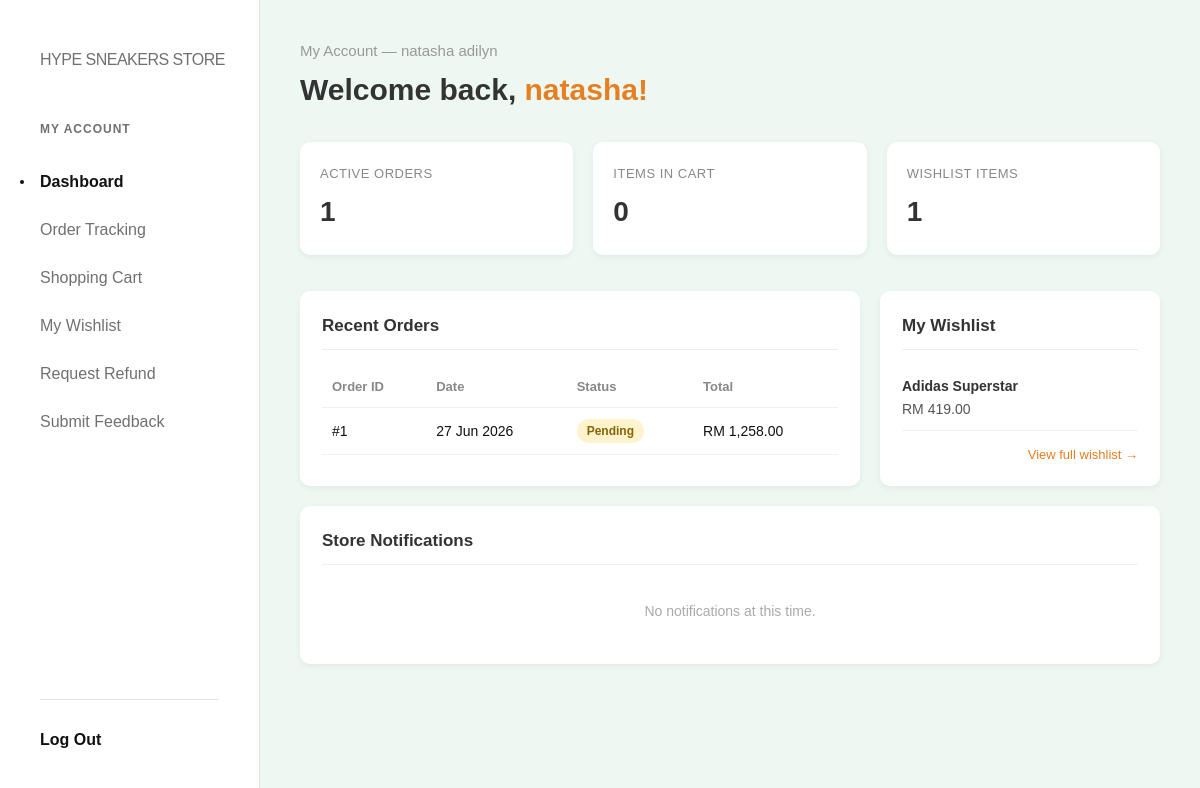
The app's page /sneakers_store/user_dashboard.php (signed in) with its own data.
### tables this page shows
CREATE TABLE `users` (
  `user_id` int(11) NOT NULL,
  `username` varchar(50) NOT NULL,
  `full_name` varchar(100) NOT NULL,
  `email` varchar(100) NOT NULL,
  `phone_number` varchar(20) NOT NULL,
  `gender` enum('Male','Female','Other') NOT NULL,
  `dob` date NOT NULL,
  `password_hash` varchar(255) NOT NULL,
  `role` enum('customer','admin','system_admin') DEFAULT 'customer',
  `created_at` timestamp NOT NULL DEFAULT current_timestamp()
);

CREATE TABLE `orders` (
  `order_id` int(11) NOT NULL,
  `user_id` int(11) NOT NULL,
  `total_amount` decimal(10,2) NOT NULL,
  `shipping_address` text NOT NULL,
  `order_status` enum('Pending','Processing','Shipped','Delivered','Cancelled') DEFAULT 'Pending',
  `order_date` timestamp NOT NULL DEFAULT current_timestamp()
);

CREATE TABLE `products` (
  `product_id` int(11) NOT NULL,
  `sku` varchar(50) NOT NULL,
  `product_name` varchar(150) NOT NULL,
  `product_description` text DEFAULT NULL,
  `category_id` int(11) DEFAULT NULL,
  `price` decimal(10,2) NOT NULL,
  `stock_quantity` int(11) NOT NULL DEFAULT 0,
  `image_url` varchar(255) DEFAULT NULL,
  `created_at` timestamp NOT NULL DEFAULT current_timestamp()
);

### sneakers_store/user_dashboard.php (the view, shortened to what this page needs)
<?php
require_once 'includes/db_connect.php';
$user_id = $_SESSION['user_id'];
$full_name = "Customer";
$stmt = $conn->prepare("SELECT full_name FROM users WHERE user_id = ?");
$stmt->bind_param("i", $user_id);
$stmt->execute();
$stmt->bind_result($db_full_name);
if ($stmt->fetch()) {
    $full_name = htmlspecialchars($db_full_name);
}
$first_name = explode(' ', $full_name)[0];
$active_orders = 0;
$stmt = $conn->prepare("
    SELECT COUNT(*) FROM orders
    WHERE user_id = ?
    AND order_status NOT IN ('Delivered', 'Cancelled')
");
$stmt->bind_param("i", $user_id);
$stmt->execute();
$stmt->bind_result($active_orders);
$items_in_cart = 0;
$stmt = $conn->prepare("
    SELECT order_id, order_date, order_status, total_amount
    FROM orders
    WHERE user_id = ?
    ORDER BY order_date DESC
    LIMIT 5
");
$stmt->bind_param("i", $user_id);
$stmt->execute();
$recent_orders = $stmt->get_result();
$notifications = [];
$stmt_w = $conn->prepare("
    SELECT p.product_name, p.price
    FROM wishlist w
    JOIN products p ON w.product_id = p.product_id
    WHERE w.user_id = ?
    ORDER BY w.added_at DESC
    LIMIT 3
");
$stmt_w->bind_param("i", $user_id);
$stmt_w->execute();
$wishlist_items = $stmt_w->get_result();
$wishlist_count = $wishlist_items->num_rows;
?>
<!DOCTYPE html>
<html lang="en">
<head>
    <link rel="stylesheet" href="assets/css/style.css">
</head>
<body>
    <?php include 'includes/sidebar.php'; ?>
    <div class="main-content">
        <div class="welcome-header">
            <h2>My Account — <?= $full_name ?></h2>
            <h1>Welcome back, <span><?= $first_name ?>!</span></h1>
        </div>
        <div class="stats-grid">
            <div class="stat-card">
                <h3>Active Orders</h3>
                <p><?= $active_orders ?></p>
            </div>
            <div class="stat-card">
                <h3>Items in Cart</h3>
                <p><?= $items_in_cart ?></p>
            </div>
            <div class="stat-card">
                <h3>Wishlist Items</h3>
                <p><?= $wishlist_count ?></p>
            </div>
        </div>
        <div class="content-grid">
            <div class="panel">
                <h2>Recent Orders</h2>
                <?php if ($recent_orders->num_rows === 0): ?>
                    <p class="empty-state">You haven't placed any orders yet.</p>
                <?php else: ?>
                <table>
                    <thead>
                        <tr>
                            <th>Order ID</th>
                            <th>Date</th>
                            <th>Status</th>
                            <th>Total</th>
                        </tr>
                    </thead>
                    <tbody>
                        <?php while ($order = $recent_orders->fetch_assoc()):
                            $status = $order['order_status'];
                            $badge_class = 'badge-' . strtolower($status);
                        ?>
                        <tr>
                            <td>#<?= $order['order_id'] ?></td>
                            <td><?= date('d M Y', strtotime($order['order_date'])) ?></td>
                            <td><span class="badge <?= $badge_class ?>"><?= htmlspecialchars($status) ?></span></td>
                            <td>RM <?= number_format($order['total_amount'], 2) ?></td>
                        </tr>
                        <?php endwhile; ?>
                    </tbody>
                </table>
                <?php endif; ?>
            </div>
            <div class="panel">
                <h2>My Wishlist</h2>
                <?php if ($wishlist_count === 0): ?>
                    <p class="empty-state">Your wishlist is empty.</p>
                <?php else:
                    $stmt_w->execute();
                    $wishlist_items = $stmt_w->get_result();
                    while ($w = $wishlist_items->fetch_assoc()): ?>
                    <div class="wishlist-item">
                        <strong><?= htmlspecialchars($w['product_name']) ?></strong>
                        <span>RM <?= number_format($w['price'], 2) ?></span>
                    </div>
                <?php endwhile; endif; ?>
                <a href="wishlist.php" class="panel-link">View full wishlist →</a>
            </div>
        </div>
        <div class="panel" style="margin-top: 20px;">
            <h2>Store Notifications</h2>
            <?php if (empty($notifications)): ?>
                <p class="empty-state">No notifications at this time.</p>
            <?php endif; ?>
        </div>
    </div>
</body>
</html>

### sneakers_store/assets/css/style.css (style rules this page uses)
* { box-sizing: border-box; margin: 0; padding: 0; }
body { font-family: "Helvetica Neue", Helvetica, Arial, sans-serif; background-color: #ffffff; color: #111111; line-height: 1.5; -webkit-font-smoothing: antialiased; }
a { text-decoration: none; color: #111111; }

### sneakers_store/user_dashboard.php (style rules this page uses)
body { font-family: Arial, sans-serif; margin: 0; padding: 0; background-color: #eef8f2; display: flex; min-height: 100vh; }
.main-content { flex: 1; padding: 40px; overflow-y: auto; }
.welcome-header { margin-bottom: 30px; }
.welcome-header h2 { margin: 0 0 4px; font-size: 15px; color: #999; font-weight: normal; }
.welcome-header h1 { margin: 0; font-size: 30px; color: #333; }
.welcome-header span { color: #e67e22; }
.stats-grid { display: grid; grid-template-columns: repeat(auto-fit, minmax(180px, 1fr)); gap: 20px; margin-bottom: 36px; }
.stat-card { background: #fff; padding: 22px 20px; border-radius: 10px; box-shadow: 0 2px 6px rgba(0,0,0,.06); }
.stat-card h3 { margin: 0 0 8px; font-size: 13px; color: #888; font-weight: normal; text-transform: uppercase; letter-spacing: .5px; }
.stat-card p { margin: 0; font-size: 28px; font-weight: bold; color: #333; }
.content-grid { display: grid; grid-template-columns: 2fr 1fr; gap: 20px; }
.panel { background: #fff; padding: 22px; border-radius: 10px; box-shadow: 0 2px 6px rgba(0,0,0,.06); }
.panel h2 { margin: 0 0 16px; font-size: 17px; color: #333; border-bottom: 1px solid #eee; padding-bottom: 10px; }
table { width: 100%; border-collapse: collapse; }
th, td { padding: 11px 10px; text-align: left; border-bottom: 1px solid #f0f0f0; font-size: 14px; }
th { color: #888; font-weight: 600; font-size: 13px; }
.badge { display: inline-block; padding: 3px 10px; border-radius: 20px; font-size: 12px; font-weight: bold; }
.badge-pending { background: #fff3cd; color: #856404; }
.wishlist-item { padding: 10px 0; border-bottom: 1px solid #f0f0f0; font-size: 14px; }
.wishlist-item strong { display: block; color: #333; margin-bottom: 2px; }
.wishlist-item span { color: #555; }
.panel-link { display: block; margin-top: 14px; font-size: 13px; color: #e67e22; text-decoration: none; text-align: right; }
.empty-state { color: #aaa; font-size: 14px; text-align: center; padding: 20px 0; }

### records on screen
users: full_name "natasha adilyn", full_name "natasha"
orders: order_id "1", order_date "27 Jun 2026", order_status "Pending", total_amount "1,258.00"
products: product_name "Adidas Superstar", price "419.00"

### other values on screen
$active_orders "1"
$items_in_cart "0"
$wishlist_count "1"
